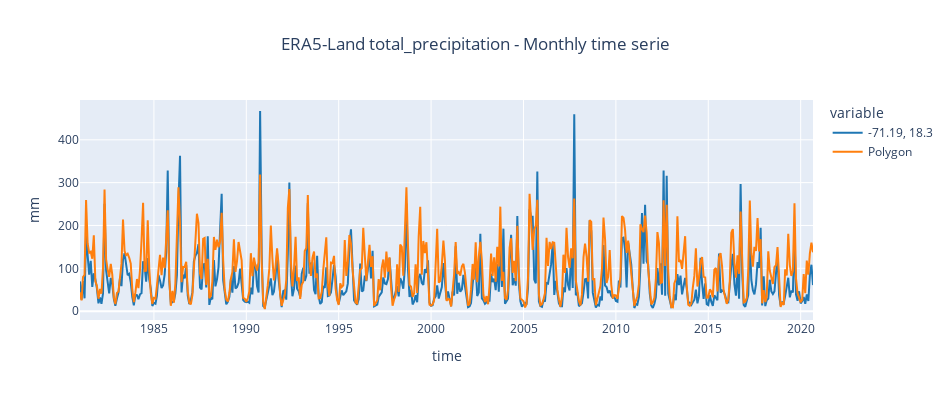
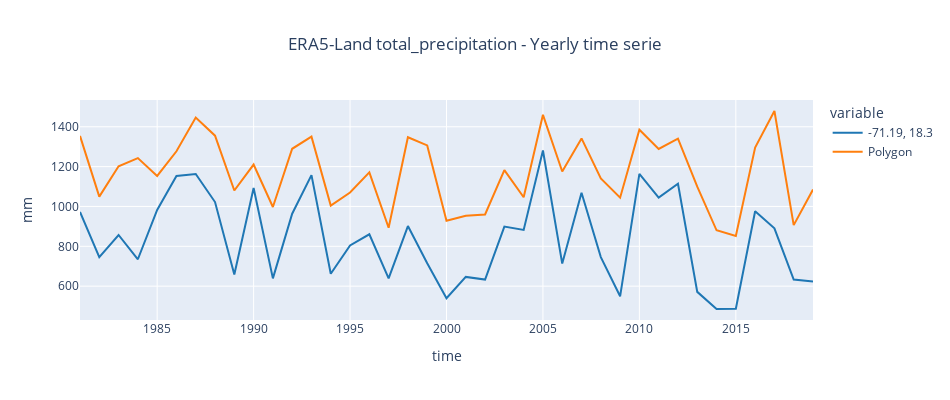
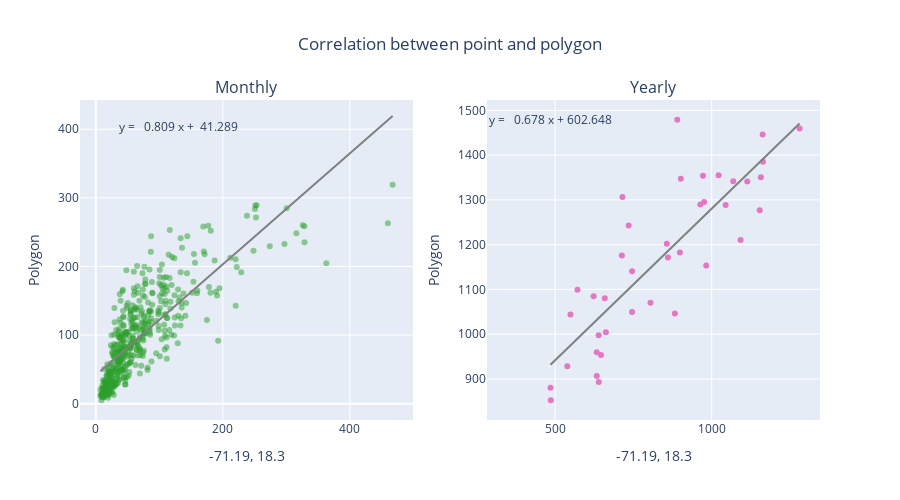

Notebook source saved alongside these figures, in order:
### Markdown cell above
### <a name=section04></a>4) Plot and export monthly time serie for one pixel and for a possible polygon
- Customize the coordinate (latitude, longitude) of the point for time serie extraction
- Run the file to export time series for the choosen point and for the possible polygon (as well as corresponding graphs)

NB: An excel file is saved in the user defined output directory, and contains numeric timeseries (monthly and yearly), corresponding graphs as well as some maps

### Code cell
"""
Created on december 2020
@author: Loïc Duffar
"""
import numpy as np
import rasterstats
import cartopy.feature as cfeature
import plotly
import plotly.graph_objects as go
import plotly.express as px
import affine
print('Plotly version: ', plotly.__version__)

pd.options.plotting.backend = "plotly"# replace default pandas backend (matplotlib) by plotly

# +++++++ Customization: Point from where to extract time serie 
lat, lon = [8.35, 17.73] # TCHAD Moissala 
lat, lon = [7.7, 81.6]# SRI LANKA Batticaloa
lat, lon = [9.95, -84.1]# COSTA RICA San Jose
lat, lon = [42.46, 8.75]# FRANCE Corsica L'argentella
lat, lon = [43.5, 5.4]# FRANCE PACA Aix
lat, lon = [18.3, -71.19]# REP DOMINICAINE Santa Cruz de Barahona

# ++++++++++ MONTHLY time series extraction (and computation of total by year and interannual average)
# ---------- ...from point
time_serie = xarray_src[param].sel(longitude=lon, latitude=lat, method="nearest", tolerance=0.051)# tolerance of 1/2 latitude and longitude step (0.1 degree) 
if param in param_mean:
    time_serie_by_year = time_serie.groupby('time.year').mean('time')[:-1]
else:
    time_serie_by_year = time_serie.groupby('time.year').sum('time')[:-1]

print('INTERANNUAL MEAN:', time_serie_by_year.mean())

nround = 2
df = time_serie.to_dataframe().round(nround)
df.drop(labels=['latitude', 'longitude'], axis=1, inplace=True)
col_point = str(lon) + ', ' + str(lat)
df.rename(columns= {param: col_point}, inplace=True)
'''
df2 = time_serie_by_year.to_dataframe().round(nround)
df2.drop(labels=['latitude', 'longitude'], axis=1, inplace=True)
df2.rename(columns= {param: col_point}, inplace=True)
'''
# ---------- ...from polygon
col_polyg = None
if gdf_polyg is not None:
    col_polyg = 'Polygon'
    affine_obj = affine.Affine(0.1, 0, xarray_src['longitude'][0].values, 0, -0.1, xarray_src['latitude'][0].values)
    ts_polyg = []
    for date in xarray_src['time'].values:
        date_string = str(date)[:10]
        raster = xarray_src[param].sel(time= date_string).values
        stats = rasterstats.zonal_stats(gdf_polyg, raster, affine=affine_obj, stats=['mean'])
        ts_polyg.append(round(stats[0]['mean'], nround))
    df[col_polyg] = ts_polyg

# ++++++++++ YEARLY time series
if param in param_mean:
    df2 = df.groupby(df.index.year).mean()[:-1]
else:
    df2 = df.groupby(df.index.year).sum()[:-1]
#df2.rename_axis(index={'time': 'year'}, inplace=True)
#    df2[col_polyg] = ts_polyg_by_year
#    display(df2)
    
# +++++++++++ Display monthly values in columns by month
tables = []
df['MONTH'] = df.index.month
df['YEAR'] = df.index.year
for par in [col_point, col_polyg]:
    if par is not None: 
        table = df[[par, 'MONTH', 'YEAR']]
        table = table.pivot_table(values= par, index='YEAR', columns='MONTH')    # convert long-form dataframe to wide-form
        if par in param_mean:
            table['Mean'] = table.apply(func=np.mean, axis='columns')            # compute and add annual average
        else:
            table['Total'] = table.apply(func=np.sum, axis='columns')            # compute and add annual sum
        avg = table.mean()                                                       # compute interannual average
        table.append(avg.rename('Mean', inplace=True, axis='index'))             # add this average as a row of table
        #display(table)
        tables.append(table)
df.drop(labels=['MONTH', 'YEAR'], axis=1, inplace=True)
    
# ++++++++++ plot time series
# .......... hvplot
#graph = time_serie.hvplot(title='Monthly timeserie',)                 
# .......... plotly (if backend has been change at the beginning)
colors= px.colors.qualitative.D3
prefix = 'ERA5-Land '+ variable
fig = df.plot(width=950, height=400, labels={'value': units}, color_discrete_sequence= colors, 
              title=prefix+' - Monthly time serie')
fig2 = df2.plot(width=950, height=400, labels={'value': units}, color_discrete_sequence= colors, 
                title=prefix+' - Yearly time serie')
fig.update_layout(title_x=0.5)
fig2.update_layout(title_x=0.5)
if gdf_polyg is not None:
    fig3 = plotly.subplots.make_subplots(rows=1, cols=2, subplot_titles=("Monthly", "Yearly"))
    fig3.update_xaxes(title=col_point)
    fig3.update_yaxes(title=col_polyg)
    fig3.update_layout(height=500, width=900, showlegend=False, title_text="Correlation between point and polygon",
                      title_x=0.5)
    
    trace = go.Scatter(x=df[col_point], y=df[col_polyg], mode='markers', marker_color=colors[2], marker_opacity= 0.5)
    fig3.add_trace(trace, row=1, col=1)
    fig_trendline = px.scatter(df, x=col_point, y=col_polyg, trendline='ols', trendline_color_override='grey')
    fig3.add_trace(fig_trendline.data[1], row=1, col=1)
    results = px.get_trendline_results(fig_trendline)
    params = results.iloc[0]['px_fit_results'].params
    text = 'y = {:7.3f} x + {:7.3f}'.format(params[1], params[0])
    fig3.add_annotation(x=0.05, y=0.95, xref= 'paper', yref= 'paper', text=text, showarrow= False)
    
    trace = go.Scatter(x=df2[col_point], y=df2[col_polyg], mode='markers', marker_color=colors[6])
    fig3.add_trace(trace, row=1, col=2)
    fig_trendline = px.scatter(df2, x=col_point, y=col_polyg, trendline='ols', trendline_color_override='grey')
    fig3.add_trace(fig_trendline.data[1], row=1, col=2)
    results = px.get_trendline_results(fig_trendline)
    params = results.iloc[0]['px_fit_results'].params
    text = 'y = {:7.3f} x + {:7.3f}'.format(params[1], params[0])
    fig3.add_annotation(x=df2[col_point].min(), y=df2[col_polyg].max(), text=text, showarrow= False, row= 1,  col= 2)

monthly_graph_file = os.path.join(folder_out, 'ERA5 monthly.png')
yearly_graph_file = os.path.join(folder_out, 'ERA5 yearly.png')
correlation_graph_file = os.path.join(folder_out, 'ERA5 correlation pixel_polygon-averaged.png')
fig.write_image(monthly_graph_file)
fig2.write_image(yearly_graph_file)
fig.show()
fig2.show()
if gdf_polyg is not None:
    fig3.write_image(correlation_graph_file)
    fig3.show()

# ++++++++++ Plot interannual average map (again... but this one is exportable and it shows the pixel corresponding to timeserie)
#--------------- Options
fill_contours = True
plot_raingauges = True
raingauge_name = False
shape_files = True
#--------------- Plot and map setup
border = 0
x_ext = (lon_max - lon_min) * border
y_ext = (lat_max - lat_min) * border
proj = cartopy.crs.PlateCarree()
fig = plt.figure(figsize=(18, 14))
ax = fig.add_subplot(projection= proj)
ax.set_extent([lon_min-x_ext, lon_max+x_ext, lat_min-y_ext, lat_max+y_ext], crs=proj)
#--------------- plot contours
if fill_contours:
    cs1 = xr.plot.contourf(interannual_average, 'longitude', 'latitude', ax=ax, levels=nlevels+2, cmap=plt.cm.jet, alpha=1,
                          cbar_kwargs=dict(shrink=0.6, label=units))# contour fills
cs2 = xr.plot.contour(interannual_average, 'longitude', 'latitude', ax=ax, levels=nlevels+2, linewidths=1)# contour allows to plot contour lines (contourf does not) 
plt.clabel(cs2, fontsize=10, fmt='%4d', inline=True)
#cb = plt.colorbar(cs1, shrink=0.6)
#cb.set_label(units)
#--------------- plot the pixel point
plt.scatter(lon,lat, s=40, color='red')
text = '{:4.2f}'.format(lon)+', '+'{:4.2f}'.format(lat)
plt.annotate(text, (lon,lat), xytext=(3,0), textcoords='offset points', fontsize=8, color='black', \
             arrowprops=dict(arrowstyle='-', color='grey') )
#--------------- Map customization (Polygon and shape file)
if gdf_polyg is not None: gdf_polyg.boundary.plot(ax=ax, edgecolor='pink', facecolor='grey', alpha=0.4)
if gdf_wrapping is not None: gdf_wrapping.plot(ax=ax, edgecolor='grey', facecolor='none', color='none', linewidth=0.5,) 
#--------------- Map wrapping (NaturalEarth)
res = '10m' # 10m, 50m or 110m (10m = 1/ 10 000 000)
ax.add_feature(cfeature.NaturalEarthFeature('physical', 'land', res, facecolor='antiquewhite', edgecolor='black'),\
                alpha=0.3)
ax.add_feature(cfeature.NaturalEarthFeature('physical', 'rivers_lake_centerlines', res, facecolor='none', 
                edgecolor='blue'), alpha=0.5)
ax.add_feature(cfeature.NaturalEarthFeature('physical', 'rivers_europe', res, facecolor='none', edgecolor='blue'))
ax.add_feature(cfeature.NaturalEarthFeature('physical', 'lakes', res, facecolor=cfeature.COLORS['water'], edgecolor='blue'), \
                alpha=0.5)
ax.add_feature(cfeature.NaturalEarthFeature('physical', 'ocean', res, facecolor=cfeature.COLORS['water'], edgecolor='black'), \
                alpha=0.5)
#ax.add_feature(cfeature.NaturalEarthFeature('physical', 'coastlines', res, facecolor='none', edgecolor='black'))
#ax.coastlines(resolution=res)
plt.title(('Interannual Mean'), loc='center')
plt.savefig(os.path.join(folder_out, interannual_average_file+'.png'), dpi=150)

# ++++++++++ Save the data and graphs in excel file
excel_file = 'ERA5 timeserie.xlsx'
writer = pd.ExcelWriter(os.path.join(folder_out, os.path.join(folder_out, excel_file)), engine= 'xlsxwriter')
workbook  = writer.book
#--------------- Single column
df.to_excel(writer, sheet_name='unique_column', startrow=3, engine= 'xlsxwriter')
worksheet = writer.sheets['unique_column']
#worksheet.write('A1', 'Lat.=')
#worksheet.write('A2', 'Lon.=')
worksheet.write('A1', 'Param.=')
worksheet.write('A2', 'Unit=')
#worksheet.write('B1', lat)
#worksheet.write('B2', lon)
worksheet.write('B1', param)
worksheet.write('B2', units)
if os.path.exists(monthly_graph_file):
    worksheet.insert_image('D1', monthly_graph_file)
if os.path.exists(yearly_graph_file):
    worksheet.insert_image('D20', yearly_graph_file)
if os.path.exists(os.path.join(folder_out, interannual_average_file+'.png')):
    worksheet.insert_image('D40', os.path.join(folder_out, interannual_average_file+'.png'))
if os.path.exists(os.path.join(folder_out, mean_by_month_file)):
    worksheet.insert_image('T1', os.path.join(folder_out, mean_by_month_file))
if os.path.exists(os.path.join(folder_out, facet_plot_subset_file)):
    worksheet.insert_image('AL1', os.path.join(folder_out,facet_plot_subset_file))
if os.path.exists(os.path.join(folder_out, annual_file)):
    worksheet.insert_image('AL40', os.path.join(folder_out, annual_file))
#--------------- One column by month
for col, table in zip([col_point, col_polyg], tables):
    table.to_excel(writer, sheet_name=col+'_by_month', startrow=3, engine= 'xlsxwriter') # save wide-form table
    worksheet = writer.sheets[col+'_by_month']

    worksheet.write('A1', 'Localisation=')
    worksheet.write('A2', 'Var.=')
    worksheet.write('A3', 'Unit=')
    worksheet.write('B1', col)
    worksheet.write('B2', param)
    worksheet.write('B3', units)
    chart = workbook.add_chart({'type': 'scatter', 'subtype': 'straight'})
    chart.add_series({'categories': "='"+col+"_by_month'!$A$5:$A$100",
                      'values': "='"+col+"_by_month'!$N$5:$N$100"})
    worksheet.insert_chart('O1', chart)
if gdf_polyg is not None:
    worksheet.insert_image('O16', os.path.join(folder_out, correlation_graph_file))
writer.save()

### Figure 1 — Plotly figure (JSON) as saved in the notebook; plotly's stock layout.template omitted (floating-point values rounded to 4 significant figures; data arrays with more than 128 entries replaced by an {"elided": "..."} marker saying what was removed)
{"data": [{"hovertemplate": "variable=-71.19, 18.3<br>time=%{x}<br>mm=%{y}<extra></extra>", "legendgroup": "-71.19, 18.3", "line": {"color": "#1F77B4", "dash": "solid"}, "mode": "lines", "name": "-71.19, 18.3", "orientation": "v", "showlegend": true, "type": "scatter", "x": {"elided": "477 str values"}, "xaxis": "x", "y": {"elided": "477 float values"}, "yaxis": "y"}, {"hovertemplate": "variable=Polygon<br>time=%{x}<br>mm=%{y}<extra></extra>", "legendgroup": "Polygon", "line": {"color": "#FF7F0E", "dash": "solid"}, "mode": "lines", "name": "Polygon", "orientation": "v", "showlegend": true, "type": "scatter", "x": {"elided": "477 str values"}, "xaxis": "x", "y": {"elided": "477 float values"}, "yaxis": "y"}], "layout": {"height": 400, "legend": {"title": {"text": "variable"}, "tracegroupgap": 0}, "title": {"text": "ERA5-Land total_precipitation - Monthly time serie", "x": 0.5}, "width": 950, "xaxis": {"anchor": "y", "domain": [0, 1], "title": {"text": "time"}}, "yaxis": {"anchor": "x", "domain": [0, 1], "title": {"text": "mm"}}}}

### Figure 2 — Plotly figure (JSON) as saved in the notebook; plotly's stock layout.template omitted (floating-point values rounded to 4 significant figures)
{"data": [{"hovertemplate": "variable=-71.19, 18.3<br>time=%{x}<br>mm=%{y}<extra></extra>", "legendgroup": "-71.19, 18.3", "line": {"color": "#1F77B4", "dash": "solid"}, "mode": "lines", "name": "-71.19, 18.3", "orientation": "v", "showlegend": true, "type": "scatter", "x": [1981, 1982, 1983, 1984, 1985, 1986, 1987, 1988, 1989, 1990, 1991, 1992, 1993, 1994, 1995, 1996, 1997, 1998, 1999, 2000, 2001, 2002, 2003, 2004, 2005, 2006, 2007, 2008, 2009, 2010, 2011, 2012, 2013, 2014, 2015, 2016, 2017, 2018, 2019], "xaxis": "x", "y": [972.3, 745.8, 856.8, 735.0, 982.5, 1153.0, 1163.0, 1022.0, 658.7, 1092.0, 639.1, 963.7, 1157.0, 662.2, 804.6, 860.4, 639.5, 901.5, 715.1, 539.1, 646.5, 633.0, 898.7, 882.4, 1281.0, 713.2, 1069.0, 745.9, 549.1, 1164.0, 1045.0, 1114.0, 571.4, 485.3, 486.3, 976.0, 890.1, 633.1, 623.1], "yaxis": "y"}, {"hovertemplate": "variable=Polygon<br>time=%{x}<br>mm=%{y}<extra></extra>", "legendgroup": "Polygon", "line": {"color": "#FF7F0E", "dash": "solid"}, "mode": "lines", "name": "Polygon", "orientation": "v", "showlegend": true, "type": "scatter", "x": [1981, 1982, 1983, 1984, 1985, 1986, 1987, 1988, 1989, 1990, 1991, 1992, 1993, 1994, 1995, 1996, 1997, 1998, 1999, 2000, 2001, 2002, 2003, 2004, 2005, 2006, 2007, 2008, 2009, 2010, 2011, 2012, 2013, 2014, 2015, 2016, 2017, 2018, 2019], "xaxis": "x", "y": [1354.0, 1050.0, 1202.0, 1242.0, 1153.0, 1277.0, 1446.0, 1355.0, 1080.0, 1210.0, 997.3, 1289.0, 1350.0, 1004.0, 1070.0, 1171.0, 893.0, 1347.0, 1306.0, 928.3, 953.3, 959.6, 1182.0, 1046.0, 1460.0, 1176.0, 1341.0, 1141.0, 1044.0, 1385.0, 1289.0, 1341.0, 1099.0, 880.4, 852.2, 1295.0, 1479.0, 906.2, 1085.0], "yaxis": "y"}], "layout": {"height": 400, "legend": {"title": {"text": "variable"}, "tracegroupgap": 0}, "title": {"text": "ERA5-Land total_precipitation - Yearly time serie", "x": 0.5}, "width": 950, "xaxis": {"anchor": "y", "domain": [0, 1], "title": {"text": "time"}}, "yaxis": {"anchor": "x", "domain": [0, 1], "title": {"text": "mm"}}}}

### Figure 3 — Plotly figure (JSON) as saved in the notebook; plotly's stock layout.template omitted (floating-point values rounded to 4 significant figures; data arrays with more than 128 entries replaced by an {"elided": "..."} marker saying what was removed)
{"data": [{"marker": {"color": "#2CA02C", "opacity": 0.5}, "mode": "markers", "type": "scatter", "x": {"elided": "477 float values"}, "xaxis": "x", "y": {"elided": "477 float values"}, "yaxis": "y"}, {"hovertemplate": "<b>OLS trendline</b><br>Polygon = 0.808954 * -71.19, 18.3 + 41.2891<br>R<sup>2</sup>=0.638230<br><br>-71.19, 18.3=%{x}<br>Polygon=%{y} <b>(trend)</b><extra></extra>", "legendgroup": "", "line": {"color": "grey"}, "marker": {"color": "#636efa", "symbol": "circle"}, "mode": "lines", "name": "", "showlegend": false, "type": "scatter", "x": {"elided": "477 float values"}, "xaxis": "x", "y": {"elided": "477 float values"}, "yaxis": "y"}, {"marker": {"color": "#E377C2"}, "mode": "markers", "type": "scatter", "x": [972.3, 745.8, 856.8, 735.0, 982.5, 1153.0, 1163.0, 1022.0, 658.7, 1092.0, 639.1, 963.7, 1157.0, 662.2, 804.6, 860.4, 639.5, 901.5, 715.1, 539.1, 646.5, 633.0, 898.7, 882.4, 1281.0, 713.2, 1069.0, 745.9, 549.1, 1164.0, 1045.0, 1114.0, 571.4, 485.3, 486.3, 976.0, 890.1, 633.1, 623.1], "xaxis": "x2", "y": [1354.0, 1050.0, 1202.0, 1242.0, 1153.0, 1277.0, 1446.0, 1355.0, 1080.0, 1210.0, 997.3, 1289.0, 1350.0, 1004.0, 1070.0, 1171.0, 893.0, 1347.0, 1306.0, 928.3, 953.3, 959.6, 1182.0, 1046.0, 1460.0, 1176.0, 1341.0, 1141.0, 1044.0, 1385.0, 1289.0, 1341.0, 1099.0, 880.4, 852.2, 1295.0, 1479.0, 906.2, 1085.0], "yaxis": "y2"}, {"hovertemplate": "<b>OLS trendline</b><br>Polygon = 0.677649 * -71.19, 18.3 + 602.648<br>R<sup>2</sup>=0.704855<br><br>-71.19, 18.3=%{x}<br>Polygon=%{y} <b>(trend)</b><extra></extra>", "legendgroup": "", "line": {"color": "grey"}, "marker": {"color": "#636efa", "symbol": "circle"}, "mode": "lines", "name": "", "showlegend": false, "type": "scatter", "x": [485.3, 486.3, 539.1, 549.1, 571.4, 623.1, 633.0, 633.1, 639.1, 639.5, 646.5, 658.7, 662.2, 713.2, 715.1, 735.0, 745.8, 745.9, 804.6, 856.8, 860.4, 882.4, 890.1, 898.7, 901.5, 963.7, 972.3, 976.0, 982.5, 1022.0, 1045.0, 1069.0, 1092.0, 1114.0, 1153.0, 1157.0, 1163.0, 1164.0, 1281.0], "xaxis": "x2", "y": [931.5, 932.2, 968.0, 974.7, 989.8, 1025.0, 1032.0, 1032.0, 1036.0, 1036.0, 1041.0, 1049.0, 1051.0, 1086.0, 1087.0, 1101.0, 1108.0, 1108.0, 1148.0, 1183.0, 1186.0, 1201.0, 1206.0, 1212.0, 1214.0, 1256.0, 1261.0, 1264.0, 1268.0, 1295.0, 1311.0, 1327.0, 1343.0, 1357.0, 1384.0, 1387.0, 1391.0, 1391.0, 1471.0], "yaxis": "y2"}], "layout": {"annotations": [{"font": {"size": 16}, "showarrow": false, "text": "Monthly", "x": 0.225, "xanchor": "center", "xref": "paper", "y": 1, "yanchor": "bottom", "yref": "paper"}, {"font": {"size": 16}, "showarrow": false, "text": "Yearly", "x": 0.775, "xanchor": "center", "xref": "paper", "y": 1, "yanchor": "bottom", "yref": "paper"}, {"showarrow": false, "text": "y =   0.809 x +  41.289", "x": 0.05, "xref": "paper", "y": 0.95, "yref": "paper"}, {"showarrow": false, "text": "y =   0.678 x + 602.648", "x": 485.3, "xref": "x2", "y": 1479.0, "yref": "y2"}], "height": 500, "showlegend": false, "title": {"text": "Correlation between point and polygon", "x": 0.5}, "width": 900, "xaxis": {"anchor": "y", "domain": [0, 0.45], "title": {"text": "-71.19, 18.3"}}, "xaxis2": {"anchor": "y2", "domain": [0.55, 1], "title": {"text": "-71.19, 18.3"}}, "yaxis": {"anchor": "x", "domain": [0, 1], "title": {"text": "Polygon"}}, "yaxis2": {"anchor": "x2", "domain": [0, 1], "title": {"text": "Polygon"}}}}
